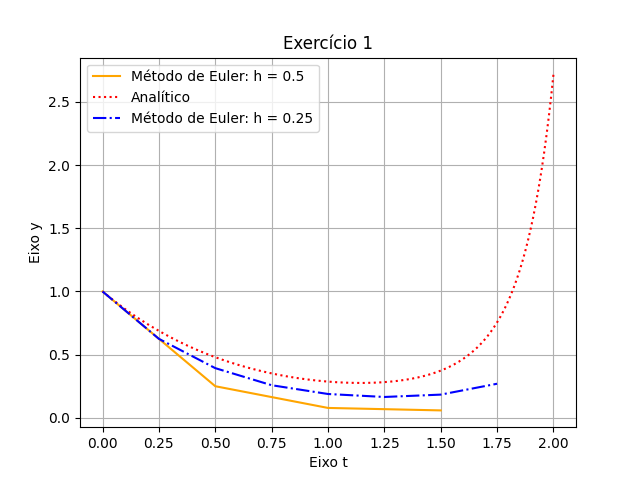

Write the Python code that produced this figure.
from numpy import exp, linspace
import matplotlib.pyplot as plt 


h = 0.5
t_final = 2
n = int(t_final/h)

# criando os arrays de zeros
t = [0 for _ in range(n)]
y = [0 for _ in range(n)]

# definindo condições iniciais
y[0] = 1
t[0] = 0

# Euler Method  h = 0.5
for k in range(1, n):
    t[k] = t[k-1] + h
    y[k] = y[k-1] + h*(y[k-1] * (t[k-1]**3 - 1.5))
# plot 1
plt.plot(t, y, color='orange', label = f'Método de Euler: h = 0.5')

# Euler Method  h = 0.25
# reconfig variables
h = 0.25
n = int(t_final/h)
t = [0 for _ in range(n)]
y = [0 for _ in range(n)]
t[0] = 0
y[0] = 1

for i in range(1, n):
    t[i] = t[i-1] + h
    y[i] = y[i-1] + h*(y[i-1] * (t[i-1]**3 - 1.5))


# plot 2, full 
ta = linspace(t[0], t_final, 1000) # tempo para solução analítica
ya = exp(((ta**4 - 6*ta)/4)) # solução analítica
plt.xlabel('Eixo t')
plt.ylabel('Eixo y')
plt.title('Exercício 1')
plt.plot(ta, ya, color='red', label = 'Analítico', linestyle='dotted')
plt.plot(t, y, color='blue', label = 'Método de Euler: h = 0.25', linestyle='dashdot')
plt.legend(loc = 'upper left')
plt.grid()
plt.show()
